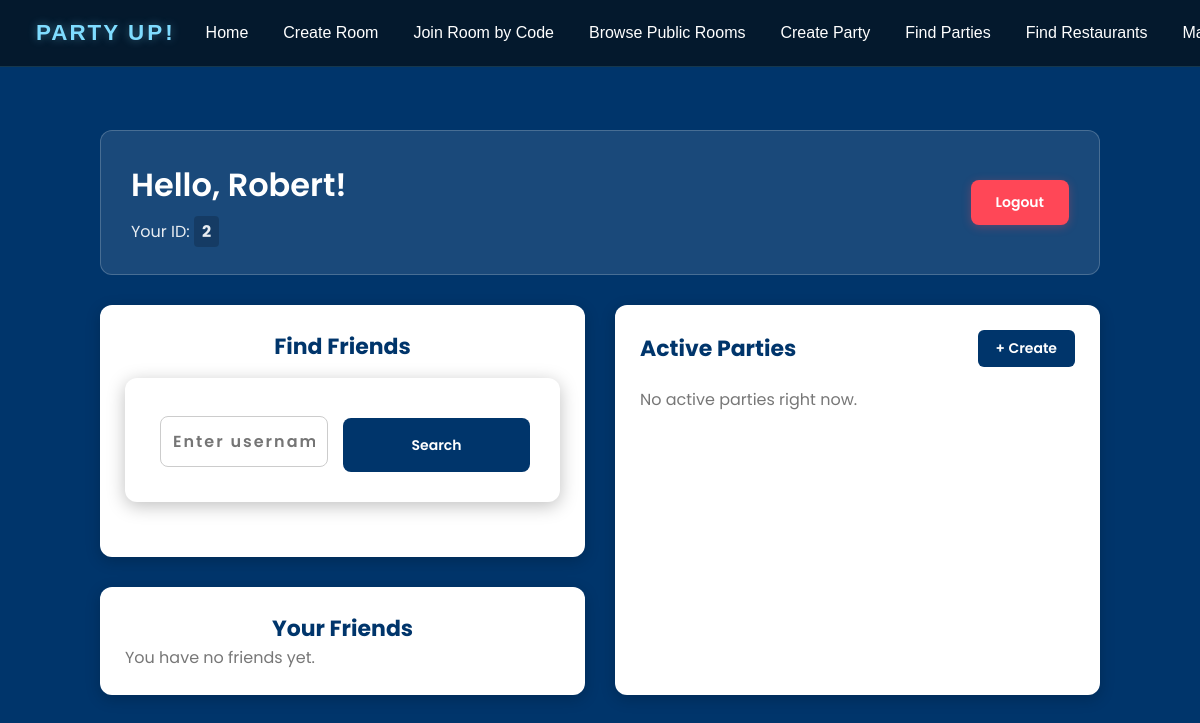
/ (signed in), run on an earlier commit of the app's database.
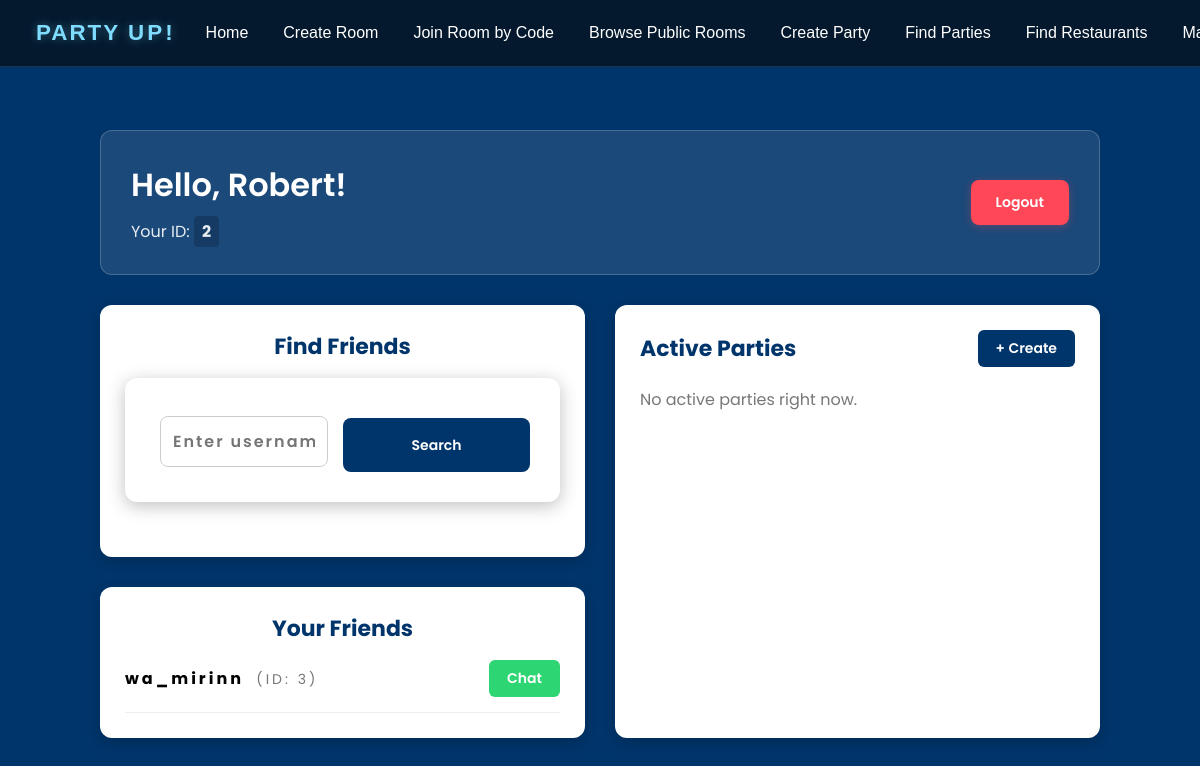
And on a later commit of the database.
### models.py (models this page shows)
class User(db.Model):
    id = db.Column(db.Integer, primary_key=True)
    username = db.Column(db.String(100), unique=True, nullable=False)
    email = db.Column(db.String(100), unique=True, nullable=False)
    password = db.Column(db.String(100), nullable=False)

### app.py (the view)
@app.route('/', methods=['GET', 'POST'])
@login_required
def home():
    user = User.query.get(session['user_id'])
    parties = Party.query.order_by(Party.created_at.desc()).all()
    chat_info = chat.chat_info(user.id)
    search_results = None
    search_query = None
    if request.method == 'POST':
        info = chat.user_search(request=request, session=session)
        search_results = info.get("results")
        search_query = info.get("query")
    return render_template('home.html', user=user, username=session['username'],
            parties=parties, friends=chat_info["friends"], pending=chat_info["pending"], rooms=chat_info["rooms"],
            search_results=search_results, search_query=search_query)

### app.py (called while the page is built)
def login_required(f):
    @wraps(f)
    def decorated_function(*args, **kwargs):
        if 'user_id' not in session:
            flash('Please log in first.', 'error')
            return redirect(url_for('login'))
        return f(*args, **kwargs)
    return decorated_function

### chat.py (called while the page is built)
def chat_info(userid) -> dict:
    info = {}
    sent = Friendship.query.filter_by(requester_id=userid, status='accepted').all()
    receieved = Friendship.query.filter_by(receiver_id=userid, status='accepted').all()
    info["friends"] = [f.receiver for f in sent] + [f.requester for f in receieved]
    info["pending"] = Friendship.query.filter_by(receiver_id=userid, status='pending').all()
    memberships = ChatRoomMember.query.filter_by(user_id=userid).all()
    info["rooms"] = [m.room for m in memberships]
    return info

### templates/home.html (shortened to what this page needs)
<!DOCTYPE html>
<html lang="en">
<head>
    <link rel="stylesheet" href="{{ url_for('static', filename='style.css') }}">
</head>
<body>
    {% include 'components/header.html' %}
    <div class="dashboard-container">
        <div class="dashboard-header-banner">
            <div class="dashboard-welcome">
                <h1>Hello, {{ username }}!</h1>
                <p>Your ID: <strong>{{ user.id }}</strong></p>
            </div>
            <a href="{{ url_for('logout') }}" class="btn btn-logout">Logout</a>
        </div>
        <div class="dashboard-grid">
            <div class="dashboard-column">
                <div class="dashboard-card">
                    <h2>Find Friends</h2>
                    <form method="POST" action="{{ url_for('home') }}" class="search-form">
                        <input type="text" name="query" value="{{ search_query or '' }}" placeholder="Enter username or ID" required class="search-input">
                        <button type="submit" class="btn btn-primary search-btn">Search</button>
                    </form>
                </div>
                <div class="dashboard-card">
                    <h2>Your Friends</h2>
                    {% if friends %}
                        <ul class="dashboard-list">
                        {% for friend in friends %}
                            <li class="dashboard-list-item">
                                <span class="item-info"><strong>{{ friend.username }}</strong> <span class="item-id">(ID: {{ friend.id }})</span></span>
                                <a href="{{ url_for('direct_message', friend_id=friend.id) }}" class="btn btn-success">Chat</a>
                            </li>
                        {% endfor %}
                        </ul>
                    {% else %}
                        <p class="empty-state">You have no friends yet.</p>
                    {% endif %}
                </div>
            </div>
            <div class="dashboard-column">
                <div class="dashboard-card full-height">
                    <div class="card-header">
                        <h2>Active Parties</h2>
                        <a href="{{ url_for('create_party') }}" class="btn btn-primary">+ Create</a>
                    </div>
                    {% if parties %}
                        <ul class="dashboard-list">
                        {% for party in parties %}
                            <li class="dashboard-list-item">
                                <div class="item-info">
                                    <strong class="item-title">{{ party.r_name }}</strong>
                                    <span class="item-subtitle">Hosted by {{ party.p_host }}</span>
                                </div>
                                <a href="{{ url_for('view_party', party_id=party.id) }}" class="btn btn-info">Join / View</a>
                            </li>
                        {% endfor %}
                        </ul>
                    {% else %}
                        <p class="empty-state">No active parties right now.</p>
                    {% endif %}
                </div>
            </div>
        </div>
    </div>
</body>
</html>

What changed in the data, as far as the page shows it:
added User: username "wa_mirinn", id "3"
Also different on the page:
text no longer shown: "You have no friends yet."
